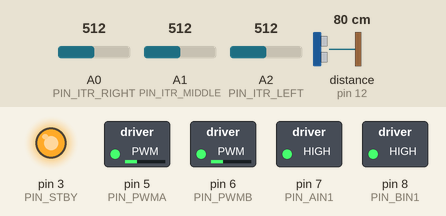
The sketch below on a simulated Arduino Uno, built with avr-gcc and run on an emulated ATmega328P. Parts: switched loads named in the sketch (green lamp = pin HIGH), output pins drawn as LEDs (lit = HIGH). Wiring (inferred from the names in the program): ultrasonic range finder: trigger pin 13; echo pin 12. Dashed ring = blinking. The test bench sets the inputs (shaded band); at power-on: distance to the obstacle (sensor on pin 12) 80 cm, A0 (PIN_ITR_RIGHT) = 512, A1 (PIN_ITR_MIDDLE) = 512, A2 (PIN_ITR_LEFT) = 512. The echo pulse lasts 58.3 µs per cm; pins used as bus, display or sensor lines are not drawn; what the sketch prints to the serial monitor is not drawn.

Above: at 3.7 s.
3.8 s: distance to the obstacle (sensor on pin 12) set to 12 cm
5.3 s: distance to the obstacle (sensor on pin 12) set to 9 cm
At 5.7 s:
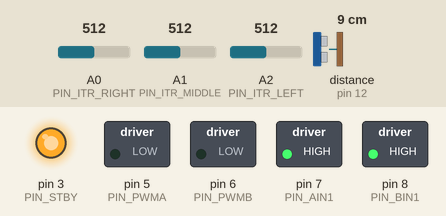
At 8.0 s:
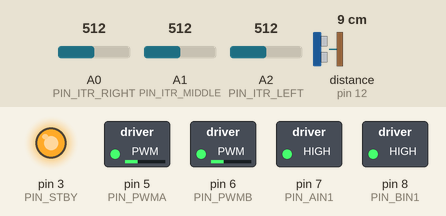
8.3 s: distance to the obstacle (sensor on pin 12) set to 18 cm
11.3 s: A0 (PIN_ITR_RIGHT) set to 215
12.8 s: A0 (PIN_ITR_RIGHT) set to 188
At 13.4 s:
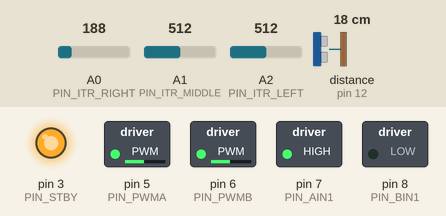
14.3 s: distance to the obstacle (sensor on pin 12) set to 2 cm
At 14.6 s:
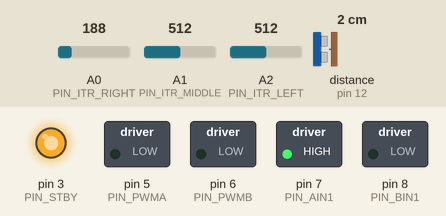
Timing chart, 0 to 17.3 s (numbered marks = the images above; inputs shaded):
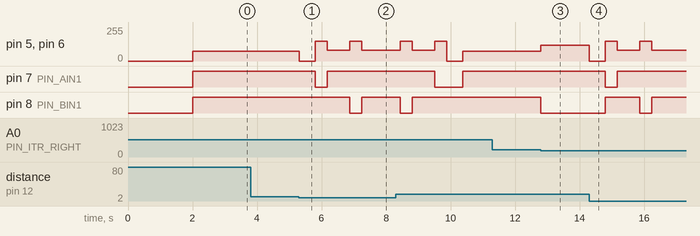

Measured:
- the behaviour switches between 11 and 10 cm on distance to the obstacle (sensor on pin 12) (found by bisection; images 0 and 1)
- the behaviour switches between 201 and 200 on A0 (PIN_ITR_RIGHT) (found by bisection; images 2 and 3)
- after the input at 3.8 s, every drawn part: stays the same
- after the input at 5.3 s, pin 5 (PIN_PWMA), pin 6 (PIN_PWMB): 75/255 → 0/255 at once, → 150/255 0.50 s later, → 80/255 0.37 s later, → 150/255 0.70 s later, … (5 changes in this stretch); pin 7 (PIN_AIN1): HIGH → LOW after 0.50 s, → HIGH 0.37 s later; pin 8 (PIN_BIN1): HIGH → LOW after 1.6 s, → HIGH 0.37 s later
- after the input at 11.3 s, every drawn part: stays the same
- after the input at 12.8 s, pin 5 (PIN_PWMA), pin 6 (PIN_PWMB): 75/255 → 120/255 at once; pin 8 (PIN_BIN1): HIGH → LOW at once
- after the input at 14.3 s, pin 5 (PIN_PWMA), pin 6 (PIN_PWMB): 120/255 → 0/255 at once, → 150/255 0.50 s later, → 80/255 0.37 s later, → 150/255 0.70 s later, … (5 changes in this stretch); pin 7 (PIN_AIN1): HIGH → LOW after 0.50 s, → HIGH 0.37 s later; pin 8 (PIN_BIN1): LOW → HIGH after 0.50 s, → LOW 1.1 s later, → HIGH 0.37 s later

The sketch:

robot_code.ino
```cpp
/*
 * Elegoo Smart Car V4.0 - COMBINED MODE (Final Mission)
 * Operation: Line Following + Obstacle Overtake + Track Management
 * * Logic:
 * 1. Default: Follow the black line.
 * 2. Obstacle: If <15cm, Perform Box Overtake.
 * 3. Track End (T-Junction): Turn 180 degrees.
 * 4. Track Start (T-Junction): Stop.
 * * SAFETY:
 * - Uses MIN_LAP_TIME to prevent false finishes if the car wobbles early in the track.
 */

// --- 1. PIN DEFINITIONS ---
// Line Sensors
const int PIN_ITR_LEFT   = A2;
const int PIN_ITR_MIDDLE = A1;
const int PIN_ITR_RIGHT  = A0;

// Ultrasonic Sensor
const int PIN_TRIG = 13;
const int PIN_ECHO = 12;

// Motors (TB6612 Driver)
const int PIN_STBY = 3;
const int PIN_PWMA = 5;  // Right Speed
const int PIN_AIN1 = 7;  // Right Dir
const int PIN_PWMB = 6;  // Left Speed
const int PIN_BIN1 = 8;  // Left Dir

// --- 2. SETTINGS (CALIBRATED) ---

// LINE FOLLOWER SETTINGS
const int THRESHOLD_LOW  = 200;  // White Floor
const int THRESHOLD_HIGH = 1100; // Dark Line
const int SPEED_LINE_FWD = 75;   // Cruising Speed on Line
const int SPEED_LINE_TURN = 120; // Corrective Turn Speed

// OBSTACLE SETTINGS
const int OBSTACLE_LIMIT = 10;   // Trigger distance (cm)

// MANEUVER SETTINGS
const int SPEED_MANEUVER    = 150; // Speed for turning/overtaking
const int TURN_TIME_90      = 370; // Calibrated for 90 degree turn
const int TURN_TIME_180     = 790; // Calibrated for 180 degree turn
const int DRIVE_SIDE_TIME   = 700; // Width of the box
const int DRIVE_PASS_TIME   = 1200;// Length of the box (to pass obstacle)

// SAFETY SETTINGS
const unsigned long MIN_LAP_TIME = 19500; // 5 Seconds. Ignore markers for this long after starting/turning.

// --- 3. GLOBAL VARIABLES ---
int lap_stage = 0; // 0 = Going Out, 1 = Returning, 2 = Finished
unsigned long stage_start_time = 0; // When did we start the current leg?

void setup() {
  Serial.begin(9600);

  // Init Sensors
  pinMode(PIN_ITR_LEFT, INPUT);
  pinMode(PIN_ITR_MIDDLE, INPUT);
  pinMode(PIN_ITR_RIGHT, INPUT);
  pinMode(PIN_TRIG, OUTPUT);
  pinMode(PIN_ECHO, INPUT);

  // Init Motors
  pinMode(PIN_STBY, OUTPUT);
  pinMode(PIN_PWMA, OUTPUT);
  pinMode(PIN_AIN1, OUTPUT);
  pinMode(PIN_PWMB, OUTPUT);
  pinMode(PIN_BIN1, OUTPUT);

  // Enable Motors
  digitalWrite(PIN_STBY, HIGH);

  Serial.println("--- Combined Mode Started ---");
  delay(2000);

  // FORCE START
  moveCar(SPEED_LINE_FWD, SPEED_LINE_FWD);
  delay(500);

  // Start the timer for the first leg
  stage_start_time = millis();
}

void loop() {
  if (lap_stage == 2) {
    stopCar();
    return;
  }

  // 1. Check for Obstacles First (Safety Priority)
  int distance = getDistance();

  if (distance > 0 && distance < OBSTACLE_LIMIT) {
    // OBSTACLE DETECTED!
    performOvertake();
  }
  else {
    // 2. Run Line Follower (with Marker Detection)
    runLineFollower();
  }
}

// --- CORE BEHAVIORS ---

void runLineFollower() {
  int val_L = analogRead(PIN_ITR_LEFT);
  int val_M = analogRead(PIN_ITR_MIDDLE);
  int val_R = analogRead(PIN_ITR_RIGHT);

  // PRIORITY 1: INTERSECTION (All Black) -> CHECK LAP STAGE
  if (isBlack(val_L) && isBlack(val_M) && isBlack(val_R)) {

    // SAFETY CHECK: Have we been driving long enough?
    if (millis() - stage_start_time > MIN_LAP_TIME) {

      if (lap_stage == 0) {
        // We reached the END of the track -> Turn 180
        Serial.println("END REACHED -> TURNING 180");
        performUturn();

        // Reset Logic for Return Trip
        lap_stage = 1;
        stage_start_time = millis(); // Reset timer so we don't detect the same line instantly
      }
      else if (lap_stage == 1) {
        // We reached the START of the track -> Stop
        Serial.println("HOME REACHED -> STOPPING");
        stopCar();
        lap_stage = 2; // Mission Complete
      }
    }
    else {
      // It's too early to be the finish line (false alarm or wobble). Drive over it.
      moveCar(SPEED_LINE_FWD, SPEED_LINE_FWD);
    }
  }
  // PRIORITY 2: CENTERED (Only Middle Black) -> GO FORWARD
  else if (isBlack(val_M) && !isBlack(val_L) && !isBlack(val_R)) {
    moveCar(SPEED_LINE_FWD, SPEED_LINE_FWD);
  }
  // PRIORITY 3: RIGHT SENSOR TRIGGERED -> TURN RIGHT
  else if (isBlack(val_R)) {
    turnRight(SPEED_LINE_TURN);
  }
  // PRIORITY 4: LEFT SENSOR TRIGGERED -> TURN LEFT
  else if (isBlack(val_L)) {
    turnLeft(SPEED_LINE_TURN);
  }
  // PRIORITY 5: LOOSE CENTER -> GO FORWARD
  else if (isBlack(val_M)) {
    moveCar(SPEED_LINE_FWD, SPEED_LINE_FWD);
  }
  // PRIORITY 6: LOST LINE -> STOP (Safety)
  else {
    stopCar();
  }
}

void performOvertake() {
  stopCar();
  delay(500);

  // 1. Right 90
  turnRight(SPEED_MANEUVER); delay(TURN_TIME_90);

  // 2. Side
  moveCar(80, 80); delay(DRIVE_SIDE_TIME);

  // 3. Left 90
  turnLeft(SPEED_MANEUVER); delay(TURN_TIME_90);

  // 4. Pass
  moveCar(80, 80); delay(DRIVE_PASS_TIME);

  // 5. Left 90
  turnLeft(SPEED_MANEUVER); delay(TURN_TIME_90);

  // 6. Return Side
  moveCar(80, 80); delay(DRIVE_SIDE_TIME);

  // 7. Right 90
  turnRight(SPEED_MANEUVER); delay(TURN_TIME_90);

  stopCar();
  delay(500);
}

void performUturn() {
  stopCar();
  delay(500);

  // Spin 180
  digitalWrite(PIN_AIN1, HIGH); analogWrite(PIN_PWMA, SPEED_MANEUVER); // Right Fwd
  digitalWrite(PIN_BIN1, LOW);  analogWrite(PIN_PWMB, SPEED_MANEUVER); // Left Back

  delay(TURN_TIME_180);

  stopCar();
  delay(500);

  // Drive forward blindly a bit to clear the marker we just turned on
  moveCar(SPEED_LINE_FWD, SPEED_LINE_FWD);
  delay(300);
}

// --- HELPER FUNCTIONS ---

bool isBlack(int value) {
  return (value > THRESHOLD_LOW && value < THRESHOLD_HIGH);
}

int getDistance() {
  digitalWrite(PIN_TRIG, LOW); delayMicroseconds(2);
  digitalWrite(PIN_TRIG, HIGH); delayMicroseconds(10);
  digitalWrite(PIN_TRIG, LOW);
  long duration = pulseIn(PIN_ECHO, HIGH, 30000);
  if (duration == 0) return 200;
  return duration * 0.034 / 2;
}

// Unified Motor Control
void moveCar(int speedLeft, int speedRight) {
  digitalWrite(PIN_AIN1, HIGH); analogWrite(PIN_PWMA, speedRight);
  digitalWrite(PIN_BIN1, HIGH); analogWrite(PIN_PWMB, speedLeft);
}

void turnRight(int speed) {
  digitalWrite(PIN_AIN1, LOW);  analogWrite(PIN_PWMA, speed);
  digitalWrite(PIN_BIN1, HIGH); analogWrite(PIN_PWMB, speed);
}

void turnLeft(int speed) {
  digitalWrite(PIN_AIN1, HIGH); analogWrite(PIN_PWMA, speed);
  digitalWrite(PIN_BIN1, LOW);  analogWrite(PIN_PWMB, speed);
}

void stopCar() {
  analogWrite(PIN_PWMA, 0);
  analogWrite(PIN_PWMB, 0);
}
```
